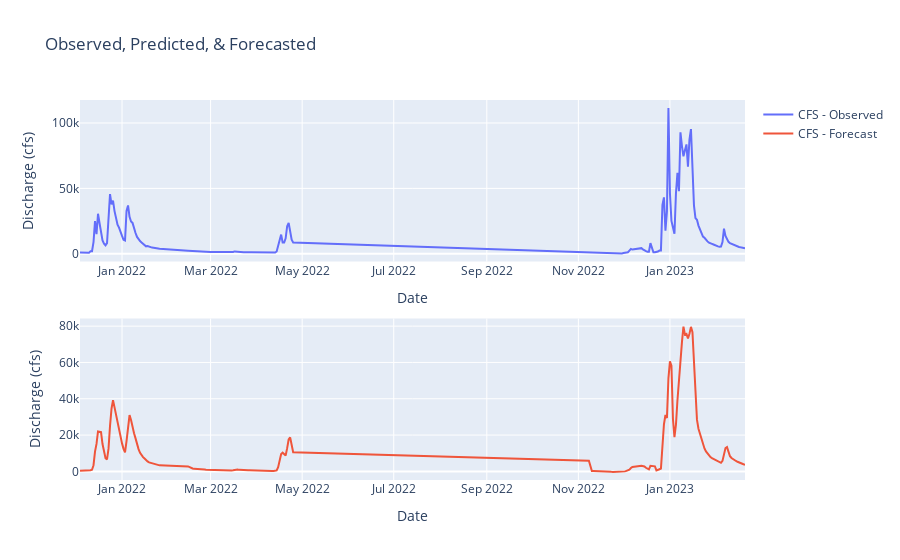

Source (notebook cell):
### Markdown cell above
# ARIMA model 1 review

The forecast & prediction look too good to be true, but I cannot find an issue with the model.

### Code cell
# Load data tables
Refer = pd.read_csv('C:/Users/Scott/Desktop/Projects/River_Data/RiverReferenceTable.csv')
Discharge = pd.read_csv('C:/Users/Scott/Desktop/Projects/River_Data/Ingestion/CurrentWater.csv')
Precip = pd.read_csv('C:/Users/Scott/Desktop/Projects/River_Data/Ingestion/CurrentPrecip.csv')
forecast_precip = pd.read_csv('C:/Users/Scott/Desktop/Projects/River_Data/Ingestion/NewWeatherForecast.csv')
# Standardize Date and River Name
Discharge['Date'] = pd.to_datetime(Discharge.DateTime).dt.date
Discharge['CFS'] = Discharge['Value']

####Discharge
#Join river data with reference data
Discharge = Discharge.set_index('Name').join(Refer.set_index('USGS Name')).reset_index()[[
    'Date','CFS','Name','RiverName','FishType']]

# Create Avg Daily Discharge
Avg_Discharge = Discharge.groupby(['Date','Name','RiverName','FishType']).mean().reset_index()
Avg_Discharge['Date_Name'] = Avg_Discharge.Date.astype('str')+'_'+Avg_Discharge.Name
# Remove incorrect data
Avg_Discharge = Avg_Discharge.loc[Avg_Discharge.CFS>0]

####Precipitiation
# Standardize Date
Precip['Date'] = pd.to_datetime(Precip.Date).dt.date

#Join river data with reference data
Precip = Precip.set_index('Name').join(Refer.set_index('Name')).reset_index()[[
    'Date','Precip','Name','RiverName','FishType']]

# Create Primary Key
Precip['Date_Name'] = Precip.Date.astype('str')+'_'+Precip.Name

# Create Avg Daily Precip
Precip = Precip[['Date_Name','Date','Name','Precip']].groupby(['Date','Name','Date_Name']).mean().reset_index()

#Join river data with precip data
Rivers_Flow_Rain = Avg_Discharge.set_index('Date_Name').join(Precip[['Date_Name','Precip']].set_index('Date_Name'))

#Fill precip nulls with 0
Rivers_Flow_Rain['Precip'] = Rivers_Flow_Rain.Precip.fillna(0)

# Rename completed dataframe
full = Rivers_Flow_Rain.loc[Rivers_Flow_Rain.Precip.isnull()==False]

Rivers = []
for river in full.Name.unique():
    df = full.loc[full.Name == river]
    df.reset_index(inplace=True)
    # df = df.drop(columns='index')

    # Create column for slope of discharge
    df['CFS_Slope'] = df.CFS.diff()

    # Retrieve values of Slope
    SlopeValues = df.CFS_Slope.values

    # Define the threshold for what is a good day for fishing
    #       - slope between day CFS values must be at least 1 STD from the mean 
    border = df.CFS_Slope.mean()+(df.CFS_Slope.std()/2)

    # Define troughs that are below the threshold
    peaks, _ = find_peaks(-SlopeValues, height=border)

    # Logic to build the best day flag
    #       - if the value is a trough point or has a negative low and is above 1 STD from the mean then also consider a good day 
    bestdays = []
    for i in range(len(df.CFS)):
        if i in peaks:
            x = 1
        elif (df.CFS_Slope[i]<0) & (df.CFS[i]>=border):
            x = 1
        else: x = 0
        bestdays.append(x)
    df['BestDays'] = bestdays
    Rivers.append(df)
Rivers_Flow = pd.concat(Rivers)

# Reduce data to Eel River only
new_river = Rivers_Flow.loc[Rivers_Flow['Name']=='Eel River Scotia']
new_river.reset_index(inplace=True)
new_river = new_river .drop(columns='index')
new_river['Precip_Shift'] = new_river.Precip.shift(1)

new_river['CFS_Rolling'] = new_river.CFS.rolling(window=3,min_periods=1).mean()
new_river['CFS_Slope_Rolling'] = new_river.CFS.rolling(window=3,min_periods=1).mean()
new_river['CFS_Rolling30'] = new_river.CFS.rolling(window=30,min_periods=1).mean()
new_river['new_variable'] = np.abs(new_river.CFS) - eel_train.CFS_Rolling30

# model = SARIMAX(new_river.CFS[1:],exog=new_river[['Precip_Shift','CFS_Rolling']].dropna(0),order=(0,1,0))
# model_fit = model.fit()

length = len(new_river.CFS)
forecast = model_fit.forecast(length,exog=new_river[['Precip_Shift','CFS_Rolling']].fillna(0))

# Create figure with secondary y-axis
fig = make_subplots(rows=2,cols=1)
# Add traces
fig.add_trace(
    go.Scatter(x=new_river.Date, y=new_river.CFS, name="CFS - Observed"),
    secondary_y=False,row=1,col=1)
# fig.add_trace(
#     go.Scatter(x=new_river.Date, y=predict, name="CFS - Predicted"),
#     secondary_y=False,row=2,col=1)
fig.add_trace(
    go.Scatter(x=new_river.Date, y=forecast, name="CFS - Forecast"),
    secondary_y=False,row=2,col=1)

# Add figure title
fig.update_layout(
    title_text="Observed, Predicted, & Forecasted ")
# Set x-axis title
fig.update_xaxes(title_text="Date")
# Set y-axes titles
fig.update_yaxes(title_text="Discharge (cfs)", secondary_y=False)
fig.update_yaxes(title_text="Precip (mm)", secondary_y=True)
fig.show()

### Figure 1 — Plotly figure (JSON) as saved in the notebook; plotly's stock layout.template omitted (floating-point values rounded to 4 significant figures; data arrays with more than 128 entries replaced by an {"elided": "..."} marker saying what was removed)
{"data": [{"name": "CFS - Observed", "type": "scatter", "x": {"elided": "223 str values"}, "xaxis": "x", "y": {"elided": "223 float values"}, "yaxis": "y"}, {"name": "CFS - Forecast", "type": "scatter", "x": {"elided": "223 str values"}, "xaxis": "x2", "y": {"elided": "223 float values"}, "yaxis": "y2"}], "layout": {"title": {"text": "Observed, Predicted, & Forecasted "}, "xaxis": {"anchor": "y", "domain": [0, 1], "title": {"text": "Date"}}, "xaxis2": {"anchor": "y2", "domain": [0, 1], "title": {"text": "Date"}}, "yaxis": {"anchor": "x", "domain": [0.575, 1], "title": {"text": "Discharge (cfs)"}}, "yaxis2": {"anchor": "x2", "domain": [0, 0.425], "title": {"text": "Discharge (cfs)"}}}}
